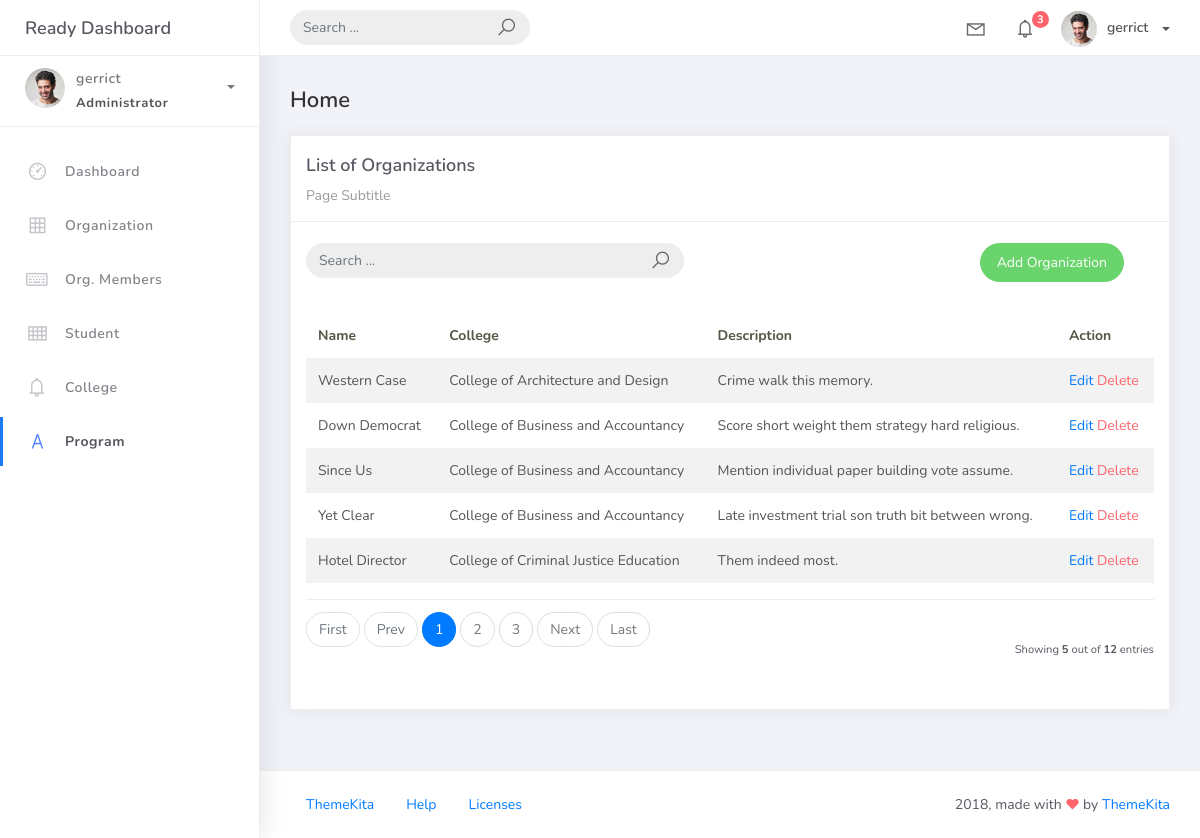
Screenshot of /organization_list (signed in) with the database file from the repository.
### studentorg/models.py (models this page shows, shortened)
class BaseModel(models.Model):
    created_at = models.DateTimeField(auto_now_add=True, db_index=True)
    updated_at = models.DateTimeField(auto_now=True)
    class Meta:
        abstract = True

class Organization(BaseModel):
    name = models.CharField(max_length=250)
    college = models.ForeignKey(College, null=True, blank=True, on_delete=models.CASCADE)
    description = models.CharField(max_length=500)

class College(BaseModel):
    college_name = models.CharField(max_length=150)
    def __str__(self):
        return self.college_name

### studentorg/views.py (the view)
# urls.py: path('organization_list', OrganizationList.as_view(), name='organization-list'),
class OrganizationList(LoginRequiredMixin, ListView):
    model = Organization
    context_object_name = 'organization'
    template_name = 'org_list.html'
    paginate_by = 5
    ordering = ["college__college_name", "name"]
    def get_queryset(self):
        qs = super().get_queryset()
        query = self.request.GET.get('q')
        if query:
            qs = qs.filter(
                Q(name__icontains=query) |
                Q(description__icontains=query)
            )
        return qs

### templates/org_list.html (shortened to what this page needs)
{% extends 'base.html' %} {% load static %} {% block content %}
<div class="content">
    <div class="container-fluid">
      <h4 class="page-title">Home</h4>
        <div class="row">
            <div class="col-md-12">
              <div class="card">
                    <div class="card-header">
                        <div class="card-title">List of Organizations</div>
                        <div class="card-category">Page Subtitle</div>
                    </div>
                    <br />
                        <div class="col-md-12 row">
                            <div class="col-md-6">
                                <form class="navbar-left navbar-form nav-search mr-md-3" action="{% url 'organization-list' %}">
                                    <div class="input-group">
                                        <input type="text" placeholder="Search ..." class="form-control" name="q" />
                                        <div class="input-group-append">
                                            <span class="input-group-text">
                                                <i class="la la-search search-icon"></i>
                                            </span>
                                        </div>
                                    </div>
                                </form>
                            </div>
                            <div class="col-md-6">
                                <div class="pull-right">
                                    <a href="{% url 'organization-add' %}" class="btn btn-success btn-rounded">Add Organization</a>
                                    </div>
                                </div>
                            </div>
                    <div class="card-body">
                        <table class="table table-striped mt-3">
                            <thead>
                                <tr>
                                    <th scope="col">Name</th>
                                    <th scope="col">College</th>
                                    <th scope="col">Description</th>
                                    <th scope="col">Action</th>
                                </tr>
                            </thead>
                            <tbody>
                                {% for object in object_list %}
                                <tr>
                                    <td>{{ object.name }}</td>
                                    <td>{{ object.college }}</td>
                                    <td>{{ object.description }}</td>
                                    <td>
                                        <a href="organization_list/{{ object.id }}">Edit</a>
                                        <a href="organization_list/{{ object.id }}/delete" class="text-danger">Delete</a>
                                    </td>
                                </tr>
                                {% endfor %}
                            </tbody>
                        </table>
                        {% include 'includes/pagination.html' %}
                    </div>
                </div>
            </div>
        </div>
    </div>
</div>
{% endblock %}

### templates/base.html (shortened to what this page needs)
{% load static %}
<!DOCTYPE html>
<html>
<head>
	<link rel="stylesheet" href="{% static 'css/bootstrap.min.css' %}">
	<link rel="stylesheet" href="{% static 'css/ready.css' %}">
	<link rel="stylesheet" href="{% static 'css/demo.css' %}">
</head>
<body>
	<div class="wrapper">
		<div class="main-header">
			<div class="logo-header">
				<a href="{% url 'home' %}" class="logo">
					Ready Dashboard
				</a>
			</div>
			<nav class="navbar navbar-header navbar-expand-lg">
				<div class="container-fluid">
					<form class="navbar-left navbar-form nav-search mr-md-3" action="">
						<div class="input-group">
							<input type="text" placeholder="Search ..." class="form-control">
							<div class="input-group-append">
								<span class="input-group-text">
									<i class="la la-search search-icon"></i>
								</span>
							</div>
						</div>
					</form>
					<ul class="navbar-nav topbar-nav ml-md-auto align-items-center">
						<li class="nav-item dropdown hidden-caret">
							<a class="nav-link dropdown-toggle" href="#" id="navbarDropdown" role="button" data-toggle="dropdown" aria-haspopup="true" aria-expanded="false">
								<i class="la la-envelope"></i>
							</a>
						</li>
						<li class="nav-item dropdown hidden-caret">
							<a class="nav-link dropdown-toggle" href="#" id="navbarDropdown" role="button" data-toggle="dropdown" aria-haspopup="true" aria-expanded="false">
								<i class="la la-bell"></i>
								<span class="notification">3</span>
							</a>
						</li>
						<li class="nav-item dropdown">
							<a class="dropdown-toggle profile-pic" data-toggle="dropdown" href="#" aria-expanded="false"> <img src="{% static 'img/profile.jpg' %}" alt="user-img" width="36" class="img-circle"><span>{{ request.user.username }}</span></span> </a>
							</li>
						</ul>
					</div>
				</nav>
			</div>
			<div class="sidebar">
				<div class="scrollbar-inner sidebar-wrapper">
					<div class="user">
						<div class="photo">
							<img src="{% static 'img/profile.jpg' %}">
						</div>
						<div class="info">
							<a class="" data-toggle="collapse" href="#collapseExample" aria-expanded="true">
								<span>
									{{ request.user.username }}
									<span class="user-level">Administrator</span>
									<span class="caret"></span>
								</span>
							</a>
						</div>
					</div>
					<ul class="nav">
						<li class="nav-item">
							<a href="{% url 'home' %}">
								<i class="la la-dashboard"></i>
								<p>Dashboard</p>
							</a>
						</li>
						<li class="nav-item">
							<a href="{% url 'organization-list' %}">
								<i class="la la-table"></i>
								<p>Organization</p>
							</a>
						</li>
						<li class="nav-item">
							<a href="{% url 'orgmember-list' %}">
								<i class="la la-keyboard-o"></i>
								<p>Org. Members</p>
							</a>
						</li>
						<li class="nav-item">
							<a href="{% url 'student-list' %}">
								<i class="la la-th"></i>
								<p>Student</p>
							</a>
						</li>
						<li class="nav-item">
							<a href="{% url 'college-list' %}">
								<i class="la la-bell"></i>
								<p>College</p>
							</a>
						</li>
						<li class="nav-item active">
							<a href="{% url 'program-list' %}">
								<i class="la la-font"></i>
								<p>Program</p>
							</a>
						</li>
					</ul>
				</div>
			</div>
			<div class="main-panel">
				{% block content %}
                {% endblock %}
				<footer class="footer">
					<div class="container-fluid">
						<nav class="pull-left">
							<ul class="nav">
								<li class="nav-item">
									<a class="nav-link" href="http://www.themekita.com">
										ThemeKita
									</a>
								</li>
								<li class="nav-item">
									<a class="nav-link" href="#">
										Help
									</a>
								</li>
								<li class="nav-item">
									<a class="nav-link" href="https://themewagon.com/license/#free-item">
										Licenses
									</a>
								</li>
							</ul>
						</nav>
						<div class="copyright ml-auto">
							2018, made with <i class="la la-heart heart text-danger"></i> by <a href="http://www.themekita.com">ThemeKita</a>
						</div>
					</div>
				</footer>
			</div>
		</div>
</body>
</html>

### templates/includes/pagination.html (shortened to what this page needs)
{% if is_paginated %}
<div class="card-footer px-0 border-0 d-flex flex-column flex-lg-row align-items-center justify-content-between mt-3">
    <nav aria-label="Topics pagination" class="mb-4">
        <ul class="pagination">
            {% if page_obj.number > 1 %}
            <li class="page-item">
                <a class="page-link" href="?page=1">First</a>
            </li>
            {% else %}
            <li class="page-item disabled">
                <span class="page-link">First</span>
            </li>
            {% endif %}
            {% if page_obj.has_previous %}
            <li class="page-item">
                <a class="page-link" href="?page={{ page_obj.previous_page_number }}">Prev</a>
            </li>
            {% else %}
            <li class="page-item disabled">
                <span class="page-link">Prev</span>
            </li>
            {% endif %}
            {% for page_num in paginator.page_range %}
                {% if page_obj.number == page_num %}
                <li class="page-item active">
                    <span class="page-link">
                        {{ page_num }}
                    </span>
                </li>
                {% elif page_num > page_obj.number|add:'-3' and page_num < page_obj.number|add:'3' %}
                <li class="page-item">
                    <a class="page-link" href="?page={{ page_num }}">{{ page_num }}</a>
                </li>
                {% endif %}
            {% endfor %}
            {% if page_obj.has_next %}
            <li class="page-item">
                <a class="page-link" href="?page={{ page_obj.next_page_number }}">Next</a>
            </li>
            {% else %}
            <li class="page-item disabled">
                <span class="page-link">Next</span>
            </li>
            {% endif %}
            {% if page_obj.number != paginator.num_pages %}
            <li class="page-item">
                <a class="page-link" href="?page={{ paginator.num_pages }}">Last</a>
            </li>
            {% else %}
            <li class="page-item disabled">
                <span class="page-link">Last</span>
            </li>
            {% endif %}
        </ul>
    </nav>
    <div class="fw-normal small mt-4 mt-lg-0">
        Showing <b>{{ object_list.count }}</b> out of <b>{{ paginator.count }}</b> entries
    </div>
</div>
{% endif %}

### rows the page displays
Organization: name "Western Case", college "College of Architecture and Design", description "Crime walk this memory."
Organization: name "Down Democrat", college "College of Business and Accountancy", description "Score short weight them strategy hard religious."
Organization: name "Since Us", college "College of Business and Accountancy", description "Mention individual paper building vote assume."
Organization: name "Yet Clear", college "College of Business and Accountancy", description "Late investment trial son truth bit between wrong."
Organization: name "Hotel Director", college "College of Criminal Justice Education", description "Them indeed most."

### other values shown
{{ request.user.username }} "gerrict"
{{ page_num }} "1"
{{ page_num }} "2" "3"
{{ object_list.count }} "5"
{{ paginator.count }} "12"
